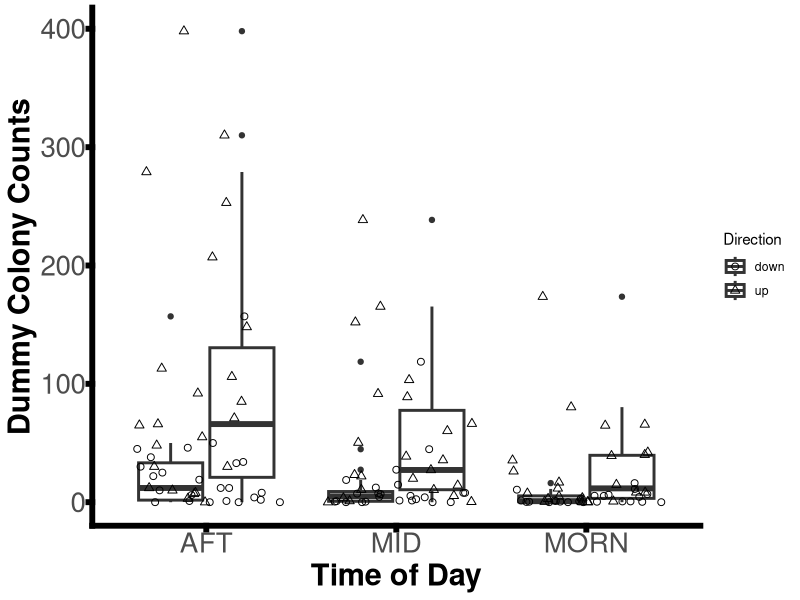

Reproduce this figure in R.

#measured 
#aft_cnt mid_cnt mor_cnt

#rep = site (n=3)



#site time location height direction agar
library(dplyr)
library(ggplot2)

#load data from folder called "data"
dummydata = read.csv("./data/La-Selva-Microbe.csv")


#rename columns to avoid confusing with r functions
dummydata01 = dummydata  %>%
  mutate(TimeOfDay=Time, PlateLocation = Location) 


AnalysisANOVA_dummy <- aov(dummyData ~ TimeOfDay  + ## Time effect 
                             PlateLocation + # river vs soil effect
                                Height + # Distance from ground effect
                                Direction + #plate facing up or down 
                                Agar + # type of Agar (testing)
                             
                             TimeOfDay*PlateLocation +
                             TimeOfDay*Height + 
                             TimeOfDay*Direction + 
                             
                             PlateLocation*Height +
                             PlateLocation*Direction +
                             
                             Height*Direction +
                             
                             TimeOfDay*Height*PlateLocation +
                             TimeOfDay*Height*Direction +
                             TimeOfDay*Height*PlateLocation*Direction,
                                     
                              data = dummydata01)

summary(AnalysisANOVA_dummy)




#Plots

dummydata02 = dummydata01 %>%
  filter(dummyData<500)

Dummyplot <- ggplot(dummydata02, aes(x=TimeOfDay, y=dummyData))
# 
Dummyplot + aes(shape = factor(Direction)) + scale_shape(solid = FALSE, name ="Direction") +
  geom_boxplot(lwd=1) +
  geom_point(aes( shape = factor(Direction)), size = 2, position = "jitter") +
  theme_classic() +
  theme(axis.text=element_text(size=20),
        axis.title=element_text(size=22,face="bold")) + 
  theme(panel.border = element_blank(), axis.line = element_line(colour="black", size=2, lineend="square"))+
  theme(axis.ticks = element_line(colour="black", size=2, lineend="square"))+
 # theme(axis.ticks.length=unit(-0.25, "cm"), axis.ticks.margin=unit(0.5, "cm"))+
  ylab("Dummy Colony Counts")+
  xlab("Time of Day") 

